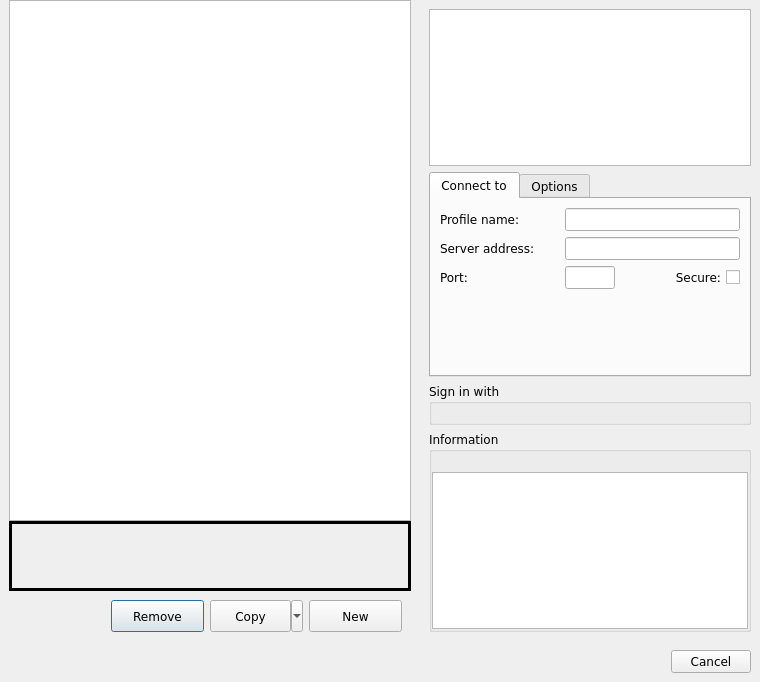
<?xml version="1.0" encoding="UTF-8"?>
<ui version="4.0">
 <class>connection_profiles</class>
 <widget class="QDialog" name="connection_profiles">
  <property name="geometry">
   <rect>
    <x>0</x>
    <y>0</y>
    <width>760</width>
    <height>682</height>
   </rect>
  </property>
  <property name="minimumSize">
   <size>
    <width>760</width>
    <height>0</height>
   </size>
  </property>
  <property name="font">
   <font>
    <family>Bitstream Vera Sans</family>
   </font>
  </property>
  <property name="windowTitle">
   <string>Select a profile to connect with</string>
  </property>
  <layout class="QVBoxLayout" name="verticalLayout_2">
   <property name="spacing">
    <number>0</number>
   </property>
   <property name="leftMargin">
    <number>0</number>
   </property>
   <property name="topMargin">
    <number>0</number>
   </property>
   <property name="rightMargin">
    <number>0</number>
   </property>
   <property name="bottomMargin">
    <number>0</number>
   </property>
   <item>
    <widget class="QWidget" name="widget" native="true">
     <property name="sizePolicy">
      <sizepolicy hsizetype="Expanding" vsizetype="Expanding">
       <horstretch>0</horstretch>
       <verstretch>0</verstretch>
      </sizepolicy>
     </property>
     <property name="minimumSize">
      <size>
       <width>0</width>
       <height>0</height>
      </size>
     </property>
     <layout class="QHBoxLayout" name="horizontalLayout">
      <property name="spacing">
       <number>0</number>
      </property>
      <property name="leftMargin">
       <number>0</number>
      </property>
      <property name="topMargin">
       <number>0</number>
      </property>
      <property name="rightMargin">
       <number>0</number>
      </property>
      <property name="bottomMargin">
       <number>0</number>
      </property>
      <item>
       <widget class="QWidget" name="widget_5" native="true">
        <property name="sizePolicy">
         <sizepolicy hsizetype="Expanding" vsizetype="Expanding">
          <horstretch>0</horstretch>
          <verstretch>0</verstretch>
         </sizepolicy>
        </property>
        <property name="minimumSize">
         <size>
          <width>0</width>
          <height>0</height>
         </size>
        </property>
        <layout class="QVBoxLayout" name="verticalLayout_3">
         <property name="spacing">
          <number>0</number>
         </property>
         <property name="topMargin">
          <number>0</number>
         </property>
         <property name="bottomMargin">
          <number>0</number>
         </property>
         <item>
          <widget class="QListWidget" name="profiles_tree_widget">
           <property name="minimumSize">
            <size>
             <width>365</width>
             <height>0</height>
            </size>
           </property>
           <property name="accessibleName">
            <string>profiles list</string>
           </property>
           <property name="resizeMode">
            <enum>QListView::Adjust</enum>
           </property>
          </widget>
         </item>
         <item>
          <widget class="QFrame" name="notificationArea">
           <property name="sizePolicy">
            <sizepolicy hsizetype="Expanding" vsizetype="Fixed">
             <horstretch>0</horstretch>
             <verstretch>0</verstretch>
            </sizepolicy>
           </property>
           <property name="minimumSize">
            <size>
             <width>0</width>
             <height>70</height>
            </size>
           </property>
           <property name="maximumSize">
            <size>
             <width>16777215</width>
             <height>16777215</height>
            </size>
           </property>
           <property name="font">
            <font>
             <pointsize>16</pointsize>
             <stylestrategy>PreferAntialias</stylestrategy>
            </font>
           </property>
           <property name="cursor">
            <cursorShape>ArrowCursor</cursorShape>
           </property>
           <property name="autoFillBackground">
            <bool>true</bool>
           </property>
           <property name="frameShape">
            <enum>QFrame::Box</enum>
           </property>
           <property name="frameShadow">
            <enum>QFrame::Plain</enum>
           </property>
           <property name="lineWidth">
            <number>3</number>
           </property>
           <property name="midLineWidth">
            <number>3</number>
           </property>
           <layout class="QHBoxLayout" name="horizontalLayout_2">
            <property name="spacing">
             <number>0</number>
            </property>
            <property name="leftMargin">
             <number>0</number>
            </property>
            <property name="topMargin">
             <number>0</number>
            </property>
            <property name="rightMargin">
             <number>0</number>
            </property>
            <property name="bottomMargin">
             <number>0</number>
            </property>
            <item>
             <widget class="QLabel" name="notificationAreaIconLabelWarning">
              <property name="sizePolicy">
               <sizepolicy hsizetype="Fixed" vsizetype="Fixed">
                <horstretch>0</horstretch>
                <verstretch>0</verstretch>
               </sizepolicy>
              </property>
              <property name="autoFillBackground">
               <bool>true</bool>
              </property>
              <property name="text">
               <string/>
              </property>
              <property name="pixmap">
               <pixmap resource="../mudlet.qrc">:/icons/dialog-warning.png</pixmap>
              </property>
              <property name="scaledContents">
               <bool>false</bool>
              </property>
              <property name="alignment">
               <set>Qt::AlignCenter</set>
              </property>
              <property name="wordWrap">
               <bool>true</bool>
              </property>
              <property name="margin">
               <number>5</number>
              </property>
              <property name="textInteractionFlags">
               <set>Qt::TextSelectableByMouse</set>
              </property>
             </widget>
            </item>
            <item>
             <widget class="QLabel" name="notificationAreaIconLabelError">
              <property name="sizePolicy">
               <sizepolicy hsizetype="Fixed" vsizetype="Fixed">
                <horstretch>0</horstretch>
                <verstretch>0</verstretch>
               </sizepolicy>
              </property>
              <property name="autoFillBackground">
               <bool>true</bool>
              </property>
              <property name="text">
               <string/>
              </property>
              <property name="pixmap">
               <pixmap resource="../mudlet.qrc">:/icons/dialog-error.png</pixmap>
              </property>
              <property name="scaledContents">
               <bool>false</bool>
              </property>
              <property name="alignment">
               <set>Qt::AlignCenter</set>
              </property>
              <property name="wordWrap">
               <bool>true</bool>
              </property>
              <property name="margin">
               <number>5</number>
              </property>
              <property name="textInteractionFlags">
               <set>Qt::TextSelectableByMouse</set>
              </property>
             </widget>
            </item>
            <item>
             <widget class="QLabel" name="notificationAreaIconLabelInformation">
              <property name="sizePolicy">
               <sizepolicy hsizetype="Fixed" vsizetype="Fixed">
                <horstretch>0</horstretch>
                <verstretch>0</verstretch>
               </sizepolicy>
              </property>
              <property name="autoFillBackground">
               <bool>true</bool>
              </property>
              <property name="text">
               <string/>
              </property>
              <property name="pixmap">
               <pixmap resource="../mudlet.qrc">:/icons/dialog-information.png</pixmap>
              </property>
              <property name="scaledContents">
               <bool>false</bool>
              </property>
              <property name="alignment">
               <set>Qt::AlignCenter</set>
              </property>
              <property name="wordWrap">
               <bool>true</bool>
              </property>
              <property name="margin">
               <number>5</number>
              </property>
              <property name="textInteractionFlags">
               <set>Qt::TextSelectableByMouse</set>
              </property>
             </widget>
            </item>
            <item>
             <widget class="QLabel" name="notificationAreaMessageBox">
              <property name="sizePolicy">
               <sizepolicy hsizetype="Expanding" vsizetype="Expanding">
                <horstretch>0</horstretch>
                <verstretch>0</verstretch>
               </sizepolicy>
              </property>
              <property name="font">
               <font>
                <pointsize>8</pointsize>
                <stylestrategy>PreferAntialias</stylestrategy>
               </font>
              </property>
              <property name="autoFillBackground">
               <bool>true</bool>
              </property>
              <property name="text">
               <string/>
              </property>
              <property name="scaledContents">
               <bool>true</bool>
              </property>
              <property name="alignment">
               <set>Qt::AlignLeading|Qt::AlignLeft|Qt::AlignVCenter</set>
              </property>
              <property name="wordWrap">
               <bool>true</bool>
              </property>
              <property name="margin">
               <number>5</number>
              </property>
              <property name="openExternalLinks">
               <bool>true</bool>
              </property>
              <property name="textInteractionFlags">
               <set>Qt::LinksAccessibleByMouse|Qt::TextSelectableByMouse</set>
              </property>
             </widget>
            </item>
           </layout>
          </widget>
         </item>
         <item>
          <widget class="QWidget" name="profileAdminArea" native="true">
           <property name="sizePolicy">
            <sizepolicy hsizetype="Expanding" vsizetype="Preferred">
             <horstretch>0</horstretch>
             <verstretch>0</verstretch>
            </sizepolicy>
           </property>
           <property name="minimumSize">
            <size>
             <width>0</width>
             <height>50</height>
            </size>
           </property>
           <property name="maximumSize">
            <size>
             <width>16777215</width>
             <height>16777215</height>
            </size>
           </property>
           <layout class="QHBoxLayout" name="horizontalLayout_5">
            <item>
             <spacer name="horizontalSpacer_4">
              <property name="orientation">
               <enum>Qt::Horizontal</enum>
              </property>
              <property name="sizeHint" stdset="0">
               <size>
                <width>15</width>
                <height>20</height>
               </size>
              </property>
             </spacer>
            </item>
            <item>
             <widget class="QPushButton" name="remove_profile_button">
              <property name="sizePolicy">
               <sizepolicy hsizetype="Expanding" vsizetype="Preferred">
                <horstretch>0</horstretch>
                <verstretch>0</verstretch>
               </sizepolicy>
              </property>
              <property name="minimumSize">
               <size>
                <width>0</width>
                <height>25</height>
               </size>
              </property>
              <property name="text">
               <string>Remove</string>
              </property>
             </widget>
            </item>
            <item>
             <widget class="QToolButton" name="copy_profile_toolbutton">
              <property name="sizePolicy">
               <sizepolicy hsizetype="Expanding" vsizetype="Preferred">
                <horstretch>0</horstretch>
                <verstretch>0</verstretch>
               </sizepolicy>
              </property>
              <property name="minimumSize">
               <size>
                <width>0</width>
                <height>25</height>
               </size>
              </property>
              <property name="text">
               <string>Copy</string>
              </property>
              <property name="popupMode">
               <enum>QToolButton::MenuButtonPopup</enum>
              </property>
              <property name="toolButtonStyle">
               <enum>Qt::ToolButtonFollowStyle</enum>
              </property>
             </widget>
            </item>
            <item>
             <widget class="QPushButton" name="new_profile_button">
              <property name="sizePolicy">
               <sizepolicy hsizetype="Expanding" vsizetype="Preferred">
                <horstretch>0</horstretch>
                <verstretch>0</verstretch>
               </sizepolicy>
              </property>
              <property name="minimumSize">
               <size>
                <width>0</width>
                <height>25</height>
               </size>
              </property>
              <property name="text">
               <string>New</string>
              </property>
             </widget>
            </item>
           </layout>
          </widget>
         </item>
        </layout>
       </widget>
      </item>
      <item>
       <widget class="QWidget" name="widget_2" native="true">
        <property name="sizePolicy">
         <sizepolicy hsizetype="Fixed" vsizetype="Expanding">
          <horstretch>0</horstretch>
          <verstretch>0</verstretch>
         </sizepolicy>
        </property>
        <property name="minimumSize">
         <size>
          <width>340</width>
          <height>0</height>
         </size>
        </property>
        <property name="maximumSize">
         <size>
          <width>300</width>
          <height>16777215</height>
         </size>
        </property>
        <layout class="QVBoxLayout" name="verticalLayout">
         <item>
          <widget class="QTextBrowser" name="welcome_message">
           <property name="enabled">
            <bool>true</bool>
           </property>
           <property name="sizePolicy">
            <sizepolicy hsizetype="Expanding" vsizetype="Expanding">
             <horstretch>0</horstretch>
             <verstretch>0</verstretch>
            </sizepolicy>
           </property>
           <property name="minimumSize">
            <size>
             <width>0</width>
             <height>140</height>
            </size>
           </property>
           <property name="maximumSize">
            <size>
             <width>16777215</width>
             <height>16777215</height>
            </size>
           </property>
           <property name="accessibleName">
            <string>welcome message</string>
           </property>
           <property name="openLinks">
            <bool>false</bool>
           </property>
          </widget>
         </item>
         <item>
          <widget class="QTabWidget" name="tabWidget_connectionInfo">
           <property name="sizePolicy">
            <sizepolicy hsizetype="Expanding" vsizetype="Minimum">
             <horstretch>0</horstretch>
             <verstretch>0</verstretch>
            </sizepolicy>
           </property>
           <property name="currentIndex">
            <number>0</number>
           </property>
           <widget class="QWidget" name="tab_connection_info">
            <attribute name="title">
             <string>Connect to</string>
            </attribute>
            <layout class="QGridLayout" name="gridLayout">
             <item row="0" column="0">
              <widget class="QLabel" name="label_profileName">
               <property name="text">
                <string>Profile name:</string>
               </property>
               <property name="buddy">
                <cstring>profile_name_entry</cstring>
               </property>
              </widget>
             </item>
             <item row="0" column="1" colspan="2">
              <widget class="QLineEdit" name="profile_name_entry">
               <property name="font">
                <font>
                 <pointsize>9</pointsize>
                </font>
               </property>
               <property name="accessibleName">
                <string>Profile name</string>
               </property>
               <property name="accessibleDescription">
                <string comment="Using lower case letters for 'ASCII' may make speech synthesisers say 'askey' which is quicker than 'Aay Ess Cee Eye Eye'!">A unique name for the profile but which is limited to a subset of ascii characters only.</string>
               </property>
               <property name="readOnly">
                <bool>false</bool>
               </property>
              </widget>
             </item>
             <item row="1" column="0">
              <widget class="QLabel" name="label_serverUrl">
               <property name="text">
                <string>Server address:</string>
               </property>
               <property name="buddy">
                <cstring>host_name_entry</cstring>
               </property>
              </widget>
             </item>
             <item row="1" column="1" colspan="2">
              <widget class="QLineEdit" name="host_name_entry">
               <property name="minimumSize">
                <size>
                 <width>100</width>
                 <height>0</height>
                </size>
               </property>
               <property name="font">
                <font>
                 <pointsize>9</pointsize>
                </font>
               </property>
               <property name="accessibleName">
                <string>Game server URL</string>
               </property>
               <property name="accessibleDescription">
                <string>The Internet host name or IP address</string>
               </property>
              </widget>
             </item>
             <item row="2" column="0">
              <widget class="QLabel" name="label_port">
               <property name="text">
                <string>Port:</string>
               </property>
               <property name="buddy">
                <cstring>port_entry</cstring>
               </property>
              </widget>
             </item>
             <item row="2" column="1">
              <widget class="QLineEdit" name="port_entry">
               <property name="minimumSize">
                <size>
                 <width>40</width>
                 <height>0</height>
                </size>
               </property>
               <property name="maximumSize">
                <size>
                 <width>50</width>
                 <height>16777215</height>
                </size>
               </property>
               <property name="font">
                <font>
                 <pointsize>9</pointsize>
                </font>
               </property>
               <property name="accessibleName">
                <string>Game server port</string>
               </property>
               <property name="accessibleDescription">
                <string>The port that is used together with the server name to make the connection to the game server. If not specified a default of 23 for "Telnet" connections is used. Secure connections may require a different port number.</string>
               </property>
               <property name="text">
                <string/>
               </property>
               <property name="maxLength">
                <number>32767</number>
               </property>
               <property name="echoMode">
                <enum>QLineEdit::Normal</enum>
               </property>
               <property name="cursorPosition">
                <number>0</number>
               </property>
              </widget>
             </item>
             <item row="2" column="2">
              <widget class="QCheckBox" name="port_ssl_tsl">
               <property name="accessibleName">
                <string>Connect via a secure protocol</string>
               </property>
               <property name="accessibleDescription">
                <string>Make Mudlet use a secure SSL/TLS protocol instead of an unencrypted one</string>
               </property>
               <property name="layoutDirection">
                <enum>Qt::RightToLeft</enum>
               </property>
               <property name="text">
                <string>Secure:</string>
               </property>
              </widget>
             </item>
             <item row="3" column="1">
              <spacer name="verticalSpacer">
               <property name="orientation">
                <enum>Qt::Vertical</enum>
               </property>
               <property name="sizeHint" stdset="0">
                <size>
                 <width>20</width>
                 <height>40</height>
                </size>
               </property>
              </spacer>
             </item>
            </layout>
           </widget>
           <widget class="QWidget" name="tab_options">
            <attribute name="title">
             <string>Options</string>
            </attribute>
            <layout class="QGridLayout" name="gridLayout_2">
             <item row="0" column="0">
              <widget class="QLabel" name="label_characterName">
               <property name="text">
                <string>Character name:</string>
               </property>
               <property name="buddy">
                <cstring>login_entry</cstring>
               </property>
              </widget>
             </item>
             <item row="0" column="1">
              <widget class="QLineEdit" name="login_entry">
               <property name="toolTip">
                <string>The characters name</string>
               </property>
               <property name="accessibleName">
                <string>Character name</string>
               </property>
               <property name="accessibleDescription">
                <string>If provided will be sent, along with password to identify the user in the game.</string>
               </property>
               <property name="echoMode">
                <enum>QLineEdit::Normal</enum>
               </property>
              </widget>
             </item>
             <item row="1" column="0">
              <widget class="QLabel" name="label_password">
               <property name="text">
                <string>Password:</string>
               </property>
               <property name="buddy">
                <cstring>character_password_entry</cstring>
               </property>
              </widget>
             </item>
             <item row="1" column="1">
              <widget class="QLineEdit" name="character_password_entry">
               <property name="toolTip">
                <string>Characters password. Note that the password isn't encrypted in storage</string>
               </property>
               <property name="accessibleName">
                <string>Password</string>
               </property>
               <property name="accessibleDescription">
                <string>If provided will be sent, along with the character name to identify the user in the game.</string>
               </property>
               <property name="echoMode">
                <enum>QLineEdit::Password</enum>
               </property>
              </widget>
             </item>
             <item row="2" column="0">
              <widget class="QLabel" name="label_profileHistory">
               <property name="text">
                <string>Profile history:</string>
               </property>
               <property name="buddy">
                <cstring>profile_history</cstring>
               </property>
              </widget>
             </item>
             <item row="2" column="1">
              <widget class="QComboBox" name="profile_history">
               <property name="sizePolicy">
                <sizepolicy hsizetype="Expanding" vsizetype="Fixed">
                 <horstretch>0</horstretch>
                 <verstretch>0</verstretch>
                </sizepolicy>
               </property>
               <property name="minimumSize">
                <size>
                 <width>0</width>
                 <height>0</height>
                </size>
               </property>
               <item>
                <property name="text">
                 <string>load newest profile</string>
                </property>
               </item>
               <item>
                <property name="text">
                 <string>load oldest profile</string>
                </property>
               </item>
              </widget>
             </item>
             <item row="3" column="0">
              <widget class="QCheckBox" name="discord_optin_checkBox">
               <property name="enabled">
                <bool>false</bool>
               </property>
               <property name="toolTip">
                <string>Enable Discord integration (not supported by game)</string>
               </property>
               <property name="accessibleName">
                <string>Discord integration</string>
               </property>
               <property name="accessibleDescription">
                <string>Allow this profile to use Mudlet's Discord "Rich Presence"  features</string>
               </property>
               <property name="text">
                <string/>
               </property>
               <property name="icon">
                <iconset resource="../mudlet.qrc">
                 <normaloff>:/icons/Discord-Logo+Wordmark-Color.png</normaloff>:/icons/Discord-Logo+Wordmark-Color.png
                </iconset>
               </property>
               <property name="iconSize">
                <size>
                 <width>65</width>
                 <height>18</height>
                </size>
               </property>
              </widget>
             </item>
             <item row="4" column="0" colspan="2">
              <widget class="QCheckBox" name="autologin_checkBox">
               <property name="sizePolicy">
                <sizepolicy hsizetype="Maximum" vsizetype="Fixed">
                 <horstretch>0</horstretch>
                 <verstretch>0</verstretch>
                </sizepolicy>
               </property>
               <property name="toolTip">
                <string>With this enabled, Mudlet will automatically start and connect on this profile when it is launched</string>
               </property>
               <property name="accessibleName">
                <string>Auto-open profile</string>
               </property>
               <property name="accessibleDescription">
                <string>Automatically start this profile when Mudlet is run</string>
               </property>
               <property name="layoutDirection">
                <enum>Qt::LeftToRight</enum>
               </property>
               <property name="text">
                <string>Open profile on Mudlet start</string>
               </property>
              </widget>
             </item>
             <item row="5" column="0" colspan="2">
              <widget class="QCheckBox" name="auto_reconnect">
               <property name="accessibleName">
                <string>Auto-reconnect</string>
               </property>
               <property name="accessibleDescription">
                <string>Automatically reconnect this profile if it should become disconnected for any reason other than the user disconnecting from the game server.</string>
               </property>
               <property name="layoutDirection">
                <enum>Qt::LeftToRight</enum>
               </property>
               <property name="text">
                <string>Reconnect automatically</string>
               </property>
              </widget>
             </item>
            </layout>
           </widget>
          </widget>
         </item>
         <item>
          <widget class="QGroupBox" name="oidcProviderArea">
           <property name="sizePolicy">
            <sizepolicy hsizetype="Expanding" vsizetype="Minimum">
             <horstretch>0</horstretch>
             <verstretch>0</verstretch>
            </sizepolicy>
           </property>
           <property name="minimumSize">
            <size>
             <width>0</width>
             <height>0</height>
            </size>
           </property>
           <property name="title">
            <string>Sign in with</string>
           </property>
           <layout class="QGridLayout" name="oidcProviderLayout">
            <property name="leftMargin">
             <number>9</number>
            </property>
            <property name="topMargin">
             <number>9</number>
            </property>
            <property name="rightMargin">
             <number>9</number>
            </property>
            <property name="bottomMargin">
             <number>9</number>
            </property>
            <property name="horizontalSpacing">
             <number>10</number>
            </property>
            <property name="verticalSpacing">
             <number>8</number>
            </property>
           </layout>
          </widget>
         </item>
         <item>
          <widget class="QGroupBox" name="informationArea">
           <property name="sizePolicy">
            <sizepolicy hsizetype="Expanding" vsizetype="Expanding">
             <horstretch>0</horstretch>
             <verstretch>0</verstretch>
            </sizepolicy>
           </property>
           <property name="minimumSize">
            <size>
             <width>0</width>
             <height>0</height>
            </size>
           </property>
           <property name="title">
            <string>Information</string>
           </property>
           <layout class="QVBoxLayout" name="vBoxLayout_4">
            <property name="leftMargin">
             <number>0</number>
            </property>
            <property name="topMargin">
             <number>0</number>
            </property>
            <property name="rightMargin">
             <number>0</number>
            </property>
            <property name="bottomMargin">
             <number>0</number>
            </property>
            <item>
             <widget class="QLabel" name="website_entry">
              <property name="sizePolicy">
               <sizepolicy hsizetype="Expanding" vsizetype="Preferred">
                <horstretch>0</horstretch>
                <verstretch>0</verstretch>
               </sizepolicy>
              </property>
              <property name="font">
               <font>
                <pointsize>9</pointsize>
               </font>
              </property>
              <property name="text">
               <string/>
              </property>
              <property name="scaledContents">
               <bool>true</bool>
              </property>
              <property name="alignment">
               <set>Qt::AlignCenter</set>
              </property>
              <property name="openExternalLinks">
               <bool>true</bool>
              </property>
             </widget>
            </item>
            <item>
             <widget class="QPlainTextEdit" name="mud_description_textedit">
              <property name="minimumSize">
               <size>
                <width>0</width>
                <height>0</height>
               </size>
              </property>
              <property name="maximumSize">
               <size>
                <width>16777215</width>
                <height>16777215</height>
               </size>
              </property>
              <property name="toolTip">
               <string>Game description or your notes</string>
              </property>
              <property name="accessibleName">
               <string>Game description or your notes</string>
              </property>
              <property name="tabChangesFocus">
               <bool>true</bool>
              </property>
              <property name="readOnly">
               <bool>false</bool>
              </property>
             </widget>
            </item>
           </layout>
          </widget>
         </item>
        </layout>
       </widget>
      </item>
     </layout>
    </widget>
   </item>
   <item>
    <widget class="QWidget" name="widget_bottom" native="true">
     <layout class="QHBoxLayout" name="horizontalLayout_3">
      <item>
       <spacer name="horizontalSpacer">
        <property name="orientation">
         <enum>Qt::Horizontal</enum>
        </property>
        <property name="sizeHint" stdset="0">
         <size>
          <width>40</width>
          <height>20</height>
         </size>
        </property>
       </spacer>
      </item>
      <item>
       <widget class="QDialogButtonBox" name="dialog_buttonbox">
        <property name="sizePolicy">
         <sizepolicy hsizetype="Expanding" vsizetype="Fixed">
          <horstretch>0</horstretch>
          <verstretch>0</verstretch>
         </sizepolicy>
        </property>
        <property name="minimumSize">
         <size>
          <width>50</width>
          <height>0</height>
         </size>
        </property>
        <property name="maximumSize">
         <size>
          <width>340</width>
          <height>16777215</height>
         </size>
        </property>
        <property name="orientation">
         <enum>Qt::Horizontal</enum>
        </property>
        <property name="standardButtons">
         <set>QDialogButtonBox::Cancel</set>
        </property>
        <property name="centerButtons">
         <bool>false</bool>
        </property>
       </widget>
      </item>
     </layout>
    </widget>
   </item>
  </layout>
 </widget>
 <tabstops>
  <tabstop>profiles_tree_widget</tabstop>
  <tabstop>welcome_message</tabstop>
  <tabstop>profile_name_entry</tabstop>
  <tabstop>host_name_entry</tabstop>
  <tabstop>port_entry</tabstop>
  <tabstop>port_ssl_tsl</tabstop>
  <tabstop>tabWidget_connectionInfo</tabstop>
  <tabstop>login_entry</tabstop>
  <tabstop>character_password_entry</tabstop>
  <tabstop>profile_history</tabstop>
  <tabstop>discord_optin_checkBox</tabstop>
  <tabstop>autologin_checkBox</tabstop>
  <tabstop>auto_reconnect</tabstop>
  <tabstop>mud_description_textedit</tabstop>
  <tabstop>remove_profile_button</tabstop>
  <tabstop>copy_profile_toolbutton</tabstop>
  <tabstop>new_profile_button</tabstop>
 </tabstops>
 <resources>
  <include location="../mudlet.qrc"/>
 </resources>
 <connections/>
</ui>
